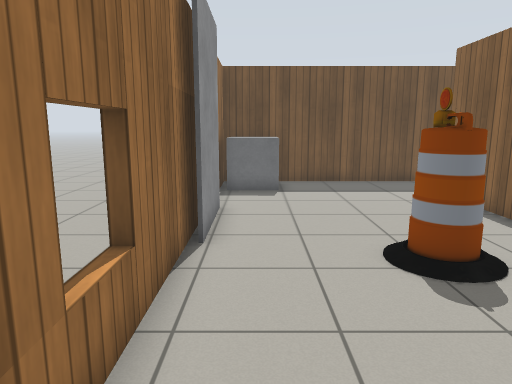
View 1 (above)

17 first-person views from a walk through a robot-simulator world made for Gazebo. The camera is 1.2 m above the floor, tilts 10° down and sees 70° across. The floor is counted in squares, 0.5 m on a side. Each view is taken from the middle of a square. On the plan, view 1 faces up. The plan holds only what a view shows up to about 20 squares ahead; the rest is blank. Gazebo's built-in surfaces are drawn with simple patterns.

View 2
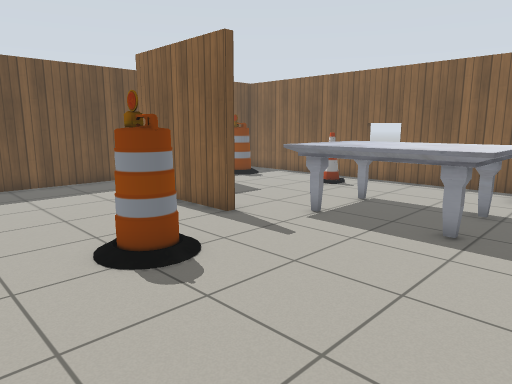

View 3
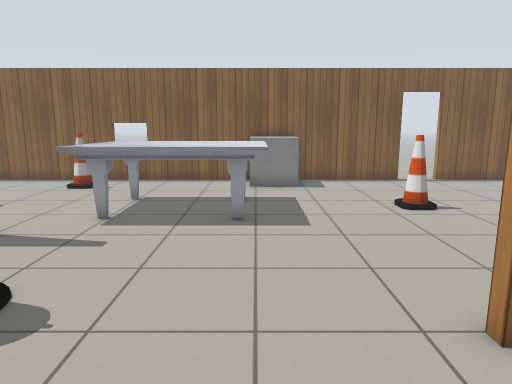

View 4
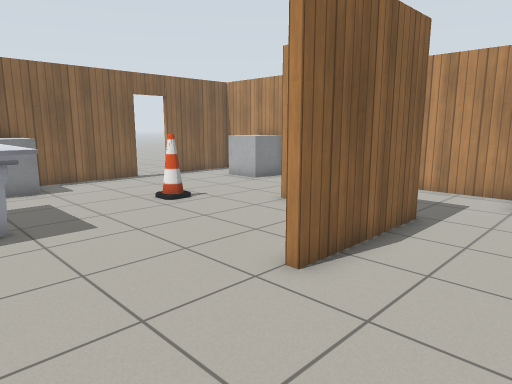

View 5
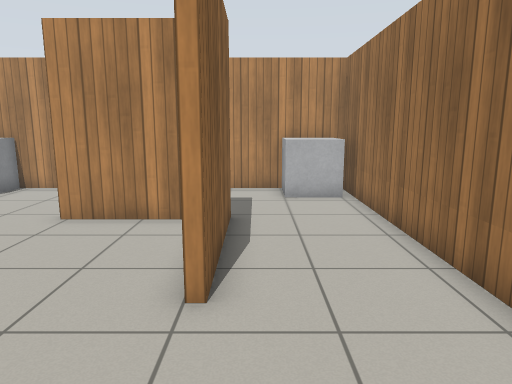

View 6
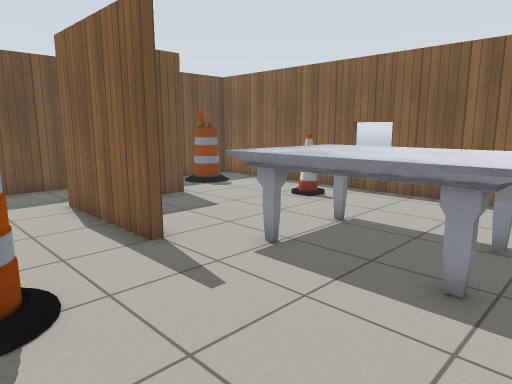

View 7
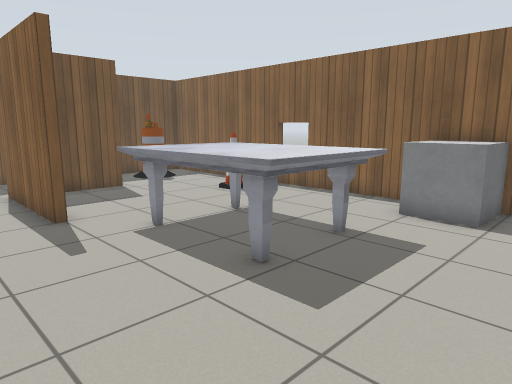

View 8
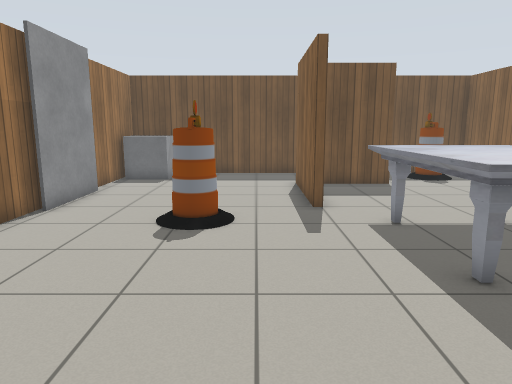

View 9
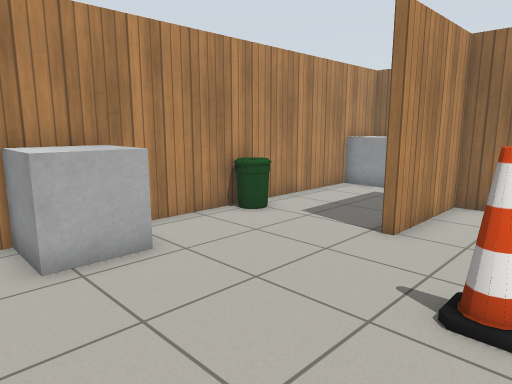

View 10
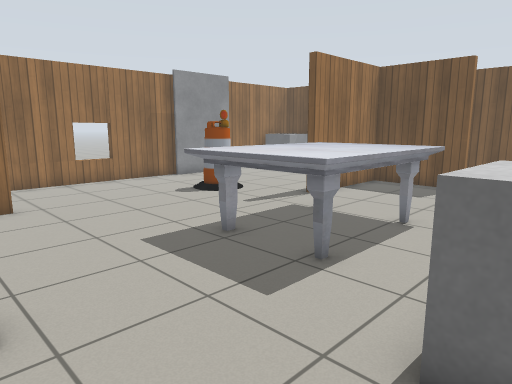

View 11
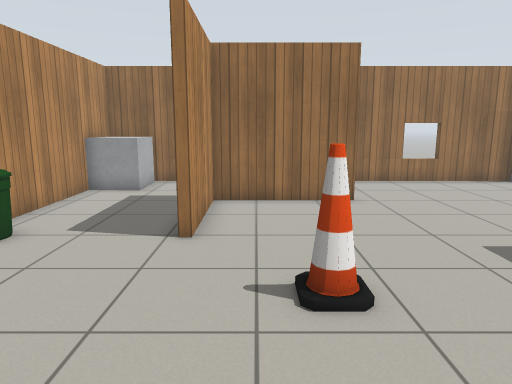

View 12
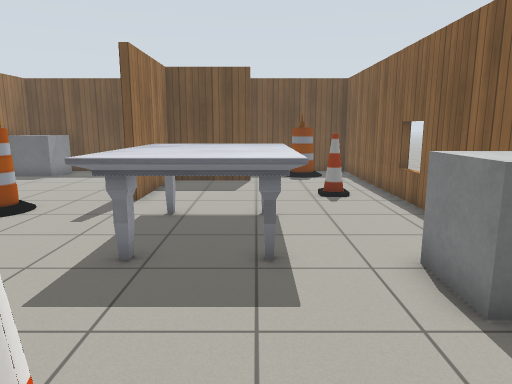

View 13
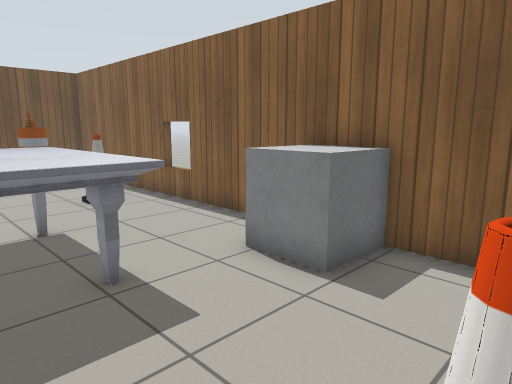

View 14
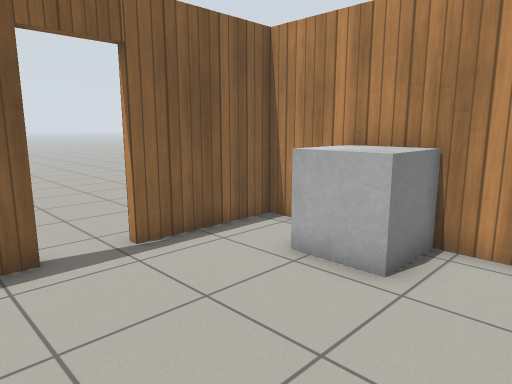

View 15
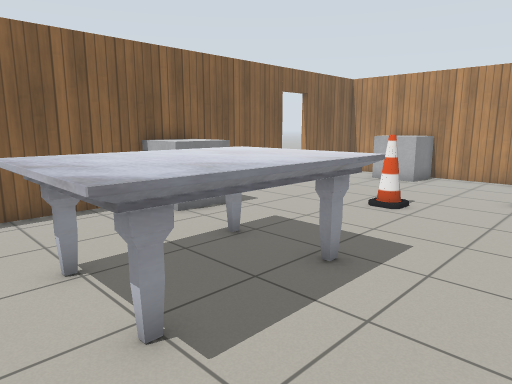

View 16
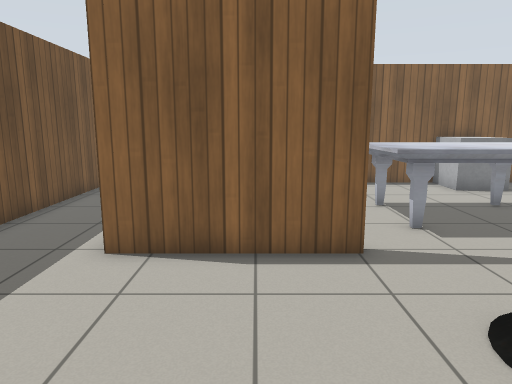

View 17
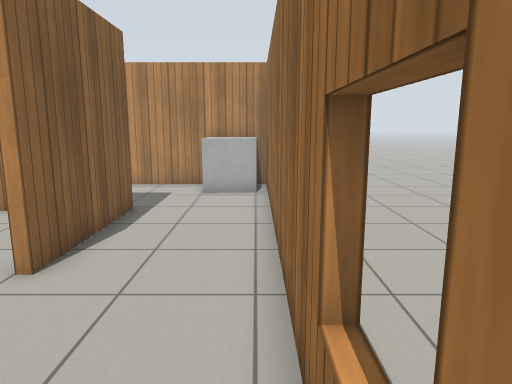

### Floor plan
Points are (right, up) in squares from view 1. A wall is a line through its corners. A room is listed if a view was taken in it or the views show most of it. See-through windows are left out.
Room 1 (views 1, 2, 3, 4, 5, 6, 7, 8, 9, 10, 11, 12, 13, 14, 15, 16, 17)
walls: (3, -0.6) (3, -5.4) (7.2, -5.4); (6.7, 7.9) (6.7, 13); (-1.4, 7.6) (-1.4, -10.5) (16, -10.5) (16, -6.4); (2.7, -5.8) (2.7, -0.6); (10.9, 12.6) (7.1, 12.6) (7.1, 7.9); (-1.4, 13.2) (-1.4, 11.6); (16, -4.8) (16, 16.4) (1.4, 16.4)
ways out: open door at (16, -5.5)
objects: other object (-1, -10) to (1, -9); grey box (-1, 8) to (-1, 11); other object (-1, 14) to (1, 16); barrel (3, 6) to (4, 7); bin (7, -10) to (8, -10); marble table (8, 2) to (12, 7); cone (10, -3); other object (12, -10) to (13, -9); barrel (13, 14) to (14, 15); other object (14, 0) to (15, 2); cone (14, 9)

Where each view was taken, in squares from view 1:
view 1: 0 up, 0 right, facing up
view 2: 0 up, 0 right, facing up-right
view 3: 2 up, 1 left, facing right
view 4: 4 up, 1 left, facing down-right
view 5: 4 up, 2 right, facing down
view 6: 1 up, 3 right, facing up-right
view 7: 2 down, 4 right, facing up-right
view 8: 3 down, 5 right, facing up
view 9: 2 down, 15 right, facing down-left
view 10: 3 down, 15 right, facing up-left
view 11: 4 down, 15 right, facing left
view 12: 4 down, 11 right, facing up
view 13: 3 down, 9 right, facing up-right
view 14: 3 down, 9 right, facing down-right
view 15: 8 up, 5 right, facing down-right
view 16: 10 up, 0 right, facing right
view 17: 5 up, 1 left, facing down
